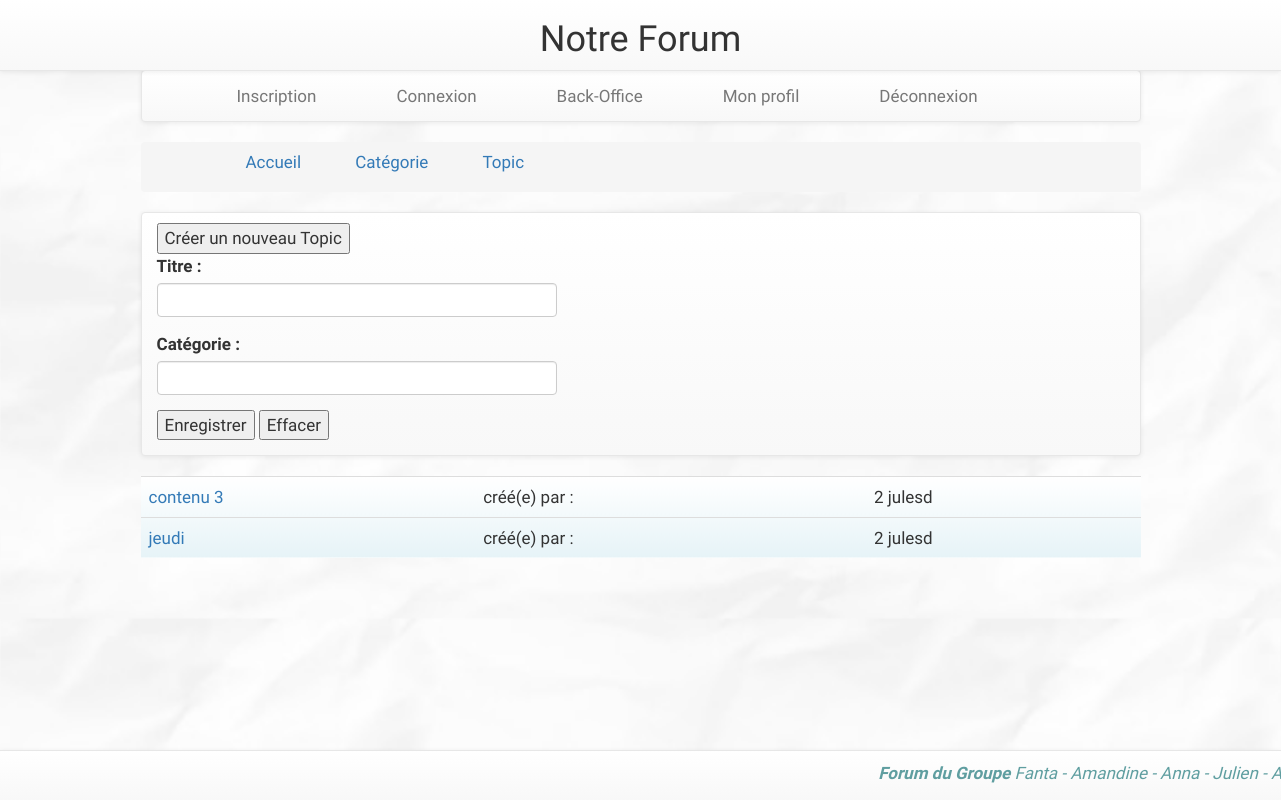
/topic.php?idcat=3, run on the app's committed database.
### tables this page shows
CREATE TABLE `topic` (
  `id_topic` int(11) NOT NULL,
  `titre` varchar(50) NOT NULL,
  `id_user` int(11) NOT NULL,
  `id_categorie` int(11) NOT NULL
);

CREATE TABLE `user` (
  `id_user` int(11) NOT NULL,
  `nom` varchar(45) NOT NULL,
  `prenom` varchar(45) NOT NULL,
  `pseudo` varchar(45) NOT NULL,
  `mdphash` varchar(64) NOT NULL,
  `nais` date NOT NULL,
  `tel` varchar(10) NOT NULL,
  `email` varchar(45) NOT NULL,
  `profil` tinyint(4) NOT NULL
);

### topic.php (called while the page is built, shortened)
<?php
require_once('controller/topic.inc');
require_once('model/Topic.class.inc');
require_once('view/topic.inc');
require_once('orm/TopicRepo.class.inc');
?>

### orm/AbstractRepo.class.inc (called while the page is built)
<?php
abstract class AbstractRepo {
	private $db;
	protected function __construct() {
		$db_host = 'localhost';
		$db_user = 'root';
		$db_pwd = '';
		$db_name = 'forum2';
		$this->db = new PDO("mysql:host=$db_host;dbname=$db_name;charset=utf8", $db_user, $db_pwd,
			array(PDO::ATTR_ERRMODE => PDO::ERRMODE_EXCEPTION));
	}
	public function getDb() {
		return $this->db;
	}
}
?>

### orm/TopicRepo.class.inc (called while the page is built, shortened)
<?php
require_once('orm/AbstractRepo.class.inc');
require_once('model/Topic.class.inc');
class TopicRepo extends AbstractRepo {
	private static $instance;
	public static function getInstance() {
		if(isset(self::$instance)) {
			return self::$instance;
		} else {
			self::$instance = new TopicRepo();
			return self::$instance;
		}
	}
	public function getAllTopicsByCategorieId($cat_id) {
	$sql = 'SELECT * FROM topic WHERE id_categorie=:varIdCat;';
		$st  = $this->getDb()->prepare($sql);
                $params = array(
                    'varIdCat' => $cat_id,
                );
                $st->execute($params);
		$tabTopic = array();
		while($topicTmp = $st->fetch()) {
			$tabTopic[] = new Topic(intval($topicTmp['id_topic']), $topicTmp['titre'], intval($topicTmp['id_user']),intval($topicTmp['id_categorie']));
	}
        return $tabTopic;}
	public function getPseudoByTopic($idTopic){
            $sql="SELECT pseudo FROM topic INNER JOIN user ON topic.id_user = user.id_user
                  WHERE id_topic = $idTopic;";
            $result = $this->getDb()->query($sql);
            $pseudoUserTopic = $result->fetch();
            return $pseudoUserTopic['0'];
        }
}
?>

### controller/topic.inc (called while the page is built, shortened)
<?php
require_once('orm/TopicRepo.class.inc');
if(isset($_GET['idcat'])) {
    $topicRepo = TopicRepo::getInstance();
    $tabTopics = $topicRepo->getAllTopicsByCategorieId($_GET['idcat']);
} else {
    header('Location: index.php');
}
?>

### model/Topic.class.inc (called while the page is built, shortened)
<?php
class Topic {
	private $idTopic;
        private $titreTopic;
        private $idUser;
	public function getIdTopic() {
		return $this->idTopic;
	}
	private function setIdTopic($idTopic) {
		if(is_int($idTopic)) {
			$this->idTopic = $idTopic;
		} else {
			throw new Exception('L\'id du topic doit être un entier');
		}
	}
        public function getTitreTopic() {
		return $this->titreTopic;
	}
	public function setTitreTopic($titreTopic) {
		$titreTopic = trim($titreTopic);
		$titreTopic = strip_tags($titreTopic);
		if(is_string($titreTopic) && $titreTopic != '') {
			$this->titreTopic = substr($titreTopic, 0, 49);
		} else {
			throw new Exception('Le titre de l\'article doit être une chaine non vide');
		}
	}
        public function getIdUser() {
		return $this->idUser;
	}
	public function setIdUser($idUser) {
		if(is_int($idUser)) {
			$this->idUser = $idUser;
		} else {
			throw new Exception('L\'id du user doit être un entier');
		}
	}
}

### view/topic.inc (the view, shortened to what this page needs)
<?php
require_once('parts/header.inc');
?>
<div class="navbar navbar-default navbar-static">
    <div class="container">
        <button style="margin-top: 1rem;" class="toggle-visibility2" data-target="#post-detailsxxx">
            Créer un nouveau Topic
        </button>
<div id="post-detailsxxx" style="width: 40rem;">
    <form method="POST" role="form">
        <div class="form-group">
            <label for="input_titre">Titre : </label>
	    <input class="form-control" type="text" id="input_titre" name="titre_topic" />
        </div>
        <div class="form-group">
            <label for="input_categorie">Catégorie : </label>
            <input class="form-control" type="text" id="input_categorie" name="categorie_topic" />
        </div>
        <div class="form-group">
            <input class="form_button" name="submit" type="submit" value="Enregistrer" />
            <input class="form_button" name="Reset" type="submit" value="Effacer" />
        </div>
    </form>
</div>
</div></div>
<?php
echo '<div class="table-responsive" style="margin-top: 2rem;"><table class="table" style="background: linear-gradient(white, #E6F3F7);">';
foreach($tabTopics as $topic) {
    echo '<tr><td ><!--' .
          $topic->getIdCat(). '</td><td>' .' / -->' .
          '<a href=post.php?idtopic='.$topic->getIdTopic().'>'.$topic->getTitreTopic().'</a></td>' .
          '<td>' .' créé(e) par : ' . '</td>' .
          '<td>' . $topic->getIdUser().' '.$topicRepo->getPseudoByTopic($topic->getIdTopic()).'</td><tr/>';
}
echo '</div></table>';
?>
<?php
require_once('parts/footer.inc');
?>

### css/style.css (style rules this page uses)
body { padding-top: 70px; width: 1000px; height: auto; text-align: justify; margin : auto; padding-bottom: 70px; font-family: "Aubrey"; font-size: 17px; background-image: url("images/background.jpg"); background-size: 100%; }
#post-detailsxxx { width: 350px; }

### data on the page
topic: titre "contenu 3", id_user "2", id_topic.pseudo "julesd"
topic: titre "jeudi", id_user "2", id_topic.pseudo "julesd"
